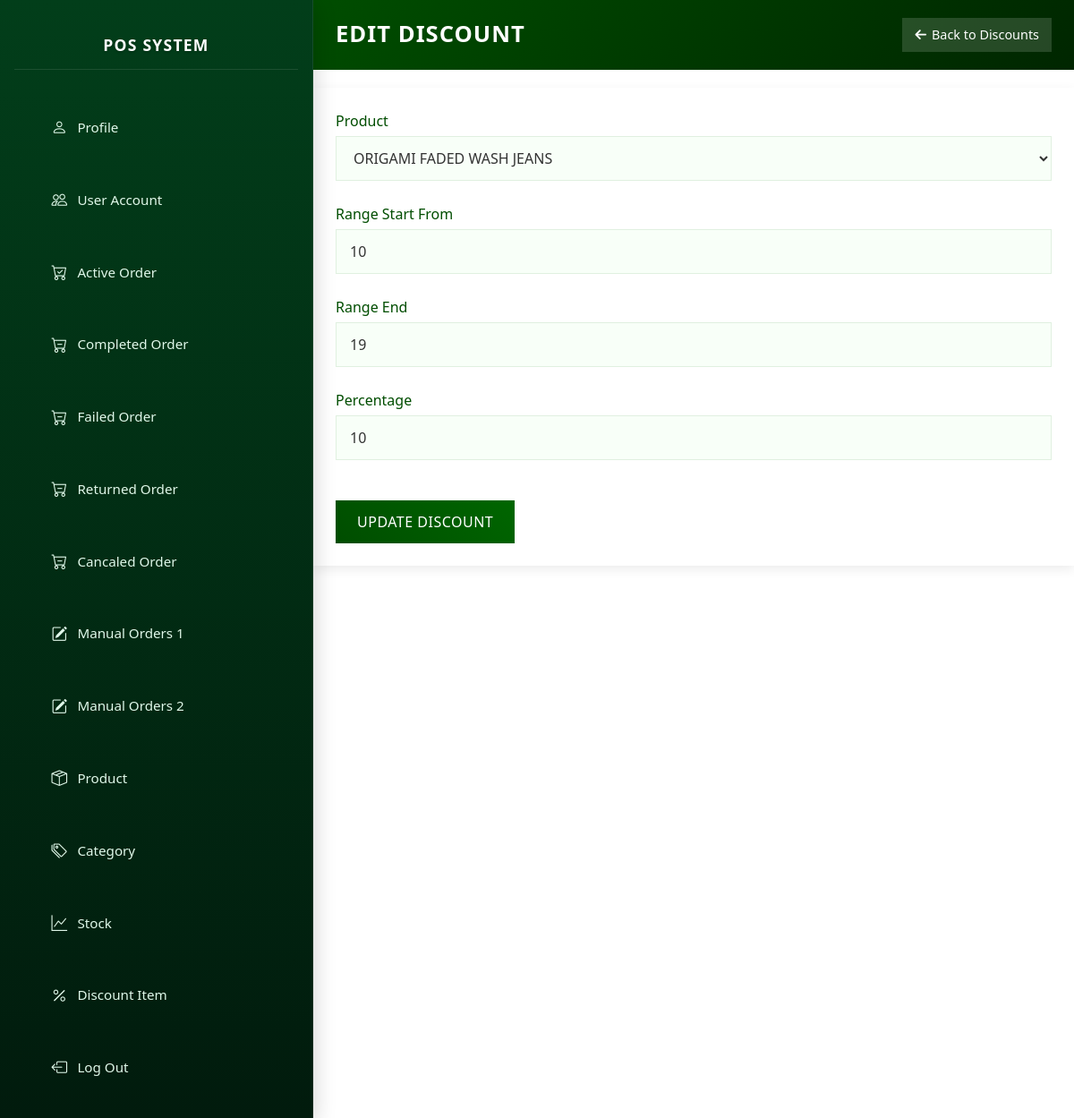
Screenshot of /admin/edit_discount.php?discountID=1 (signed in) with the database file from the repository.
### tables this page shows
CREATE TABLE `discount` (
  `discountID` int(11) NOT NULL,
  `range1` int(11) NOT NULL,
  `range2` int(11) DEFAULT NULL,
  `percentage` double NOT NULL,
  `productID` int(11) NOT NULL
);

### admin/edit_discount.php (the view, shortened to what this page needs)
<?php
include '../connection/connectdb.php';
$discountID = $_GET['discountID'];
$query = "SELECT * FROM discount JOIN product ON discount.productID = product.productID WHERE discount.discountID= $discountID";
$result = $conn->query($query);
?>
<!DOCTYPE html>
<html lang="en">
<head>
    <?php include "./layout/header.php"; ?>
</head>
<body>
    <?php
        include "nav.php";
        $login = $_SESSION['login'] ?? false;
        if($login == true) {
        echo "<div class='main-content'>";
        echo "<div class='page-header'>";
        echo "<h1>Edit Discount</h1>";
        echo "<div class='header-actions'>";
        echo "<button onclick=\"window.location.href='discount.php'\"><i class='fa fa-arrow-left'></i> Back to Discounts</button>";
        echo "</div>";
        echo "</div>";
        if ($result && $result->num_rows > 0 && $row = $result->fetch_assoc()) {
            echo "<form method='POST' action='edit_discount.php?discountID=".$discountID."' class='discount-form'>";
            $query_product = "SELECT * FROM product";
            $result_product = $conn->query($query_product);
            if ($result_product && $result_product->num_rows > 0 ) {
                echo "<label>Product
                <select name='productID' required>";
                while ($row_product = $result_product->fetch_assoc()) {
                    echo "<option value='".$row_product['productID']."' ".($row_product['productID'] == $row['productID'] ? 'selected' : '').">".$row_product['productName']."</option>";
                }
                echo "</select></label>";
            }
            echo "<label>Range Start From<input type='text' value='".$row['range1']."' name='range1' required></label>";
            echo "<label>Range End<input type='text' value='".$row['range2']."' name='range2'></label>";
            echo "<label>Percentage <input type='text' value='".$row['percentage']."' name='percentage' required></label>";
            echo "<button type='submit' name='update_discount' class='btn-update'>Update Discount</button>";
            echo "</form>";
        }
        echo "</div>";
        }
    ?>
</body>
</html>

### admin/style.css (style rules this page uses)
body { margin: 0; font-family: 'Calibri', sans-serif; background: #f8f9fa; }
.main-content { margin-left: 350px; padding: 0 !important; transition: margin-left 0.35s cubic-bezier(0.4, 0, 0.2, 1); min-height: 100vh; }
html { scroll-behavior: smooth; scrollbar-width: 5px; scrollbar-color: #044606 rgb(0, 0, 0); }

### admin/edit_discount.php (style rules this page uses)
.page-header { background: linear-gradient(135deg, #004d00, #002600); color: white; padding: 20px 25px; border-radius: 0; margin: 0 0 20px 0; display: flex; justify-content: space-between; align-items: center; flex-wrap: wrap; gap: 15px; }
.page-header h1 { margin: 0; font-size: 1.6rem; font-weight: 600; text-transform: uppercase; letter-spacing: 1px; }
.header-actions { display: flex; gap: 12px; align-items: center; flex-wrap: wrap; }
.header-actions button { background: rgba(255,255,255,0.15); border: none; color: white; padding: 8px 14px; border-radius: 0; font-size: 0.9rem; cursor: pointer; transition: all 0.3s ease; display: flex; align-items: center; gap: 6px; }
.discount-form { background: white; box-shadow: 0 4px 12px rgba(0,0,0,0.08); border-radius: 0; padding: 25px; width: 100%; margin: 0 auto; margin-top : 0px !important; }
.discount-form label { display: block; margin-bottom: 25px; font-weight: 500; color: #004d00; font-size: 1rem; }
.discount-form input[type="text"], .discount-form select { width: 100%; padding: 12px 15px; border: 1px solid #e0f0e0; border-radius: 0; background: #f8fff8; font-size: 1rem; color: #333; margin-top: 5px; transition: all 0.3s ease; }
.btn-update { padding: 12px 24px; border: none; border-radius: 0; text-decoration: none; font-size: 1rem; font-weight: 500; text-transform: uppercase; letter-spacing: 0.5px; transition: all 0.3s ease; display: inline-block; background: linear-gradient(45deg, #004d00, #006600); color: white; cursor: pointer; margin-top: 20px; }

### rows the page displays
discount: range1 "10", range2 "19", percentage "10"

### other values shown
form field productID "ORIGAMI FADED WASH JEANS"
